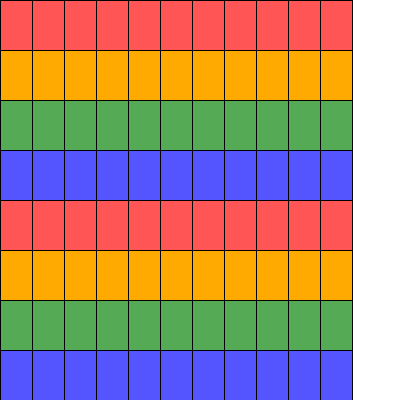
Frame 1 (no input)
Frame 60 (the mouse pressed at the canvas centre just before this capture): identical to frame 1, image omitted
Frame 120 (the mouse held since frame 60 and released just before this capture): identical to frame 1, image omitted

The Processing sketch that drew this single still picture (run headless with seeded random() and noise(); from frame 60 on, the mouse is pressed at the canvas centre):

// Processing sketch: week04_2_uno_color_red_yellow_green_blue
// ── week04_2_uno_color_red_yellow_green_blue.pde
void setup()
{
  size(400,400);
}

int [][]card=new int[8][11];  // 用陣列畫卡片
color [] C={#FF5555,#FFAA00,#55AA55,#5555FF};  //用陣列放每一格的顏色
void draw()
{
  background(255);
  for(int i=0;i<8;i++)
  {
    for (int j=0;j<11;j++)
    {
      fill(C[i%4]);  //用儲存好的顏色陣列填色
      rect(j*32,i*50,32,50);
    }
  }
}
